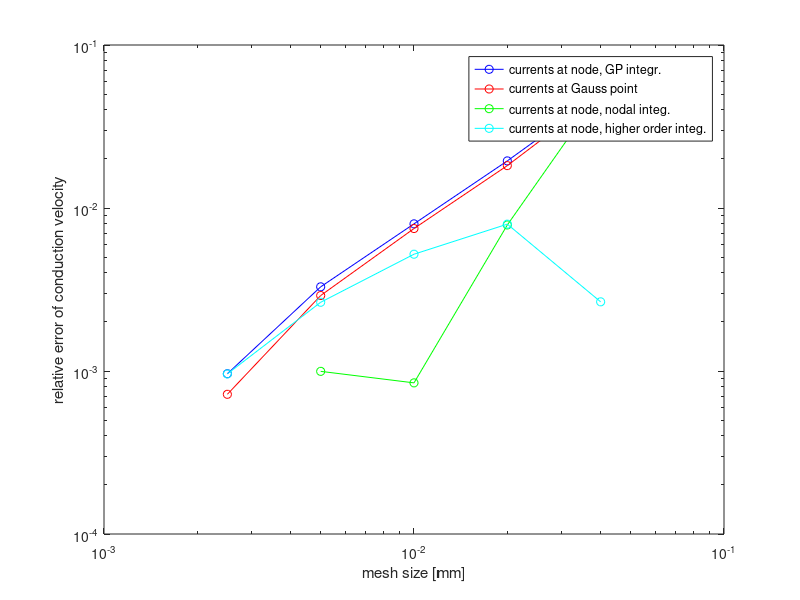
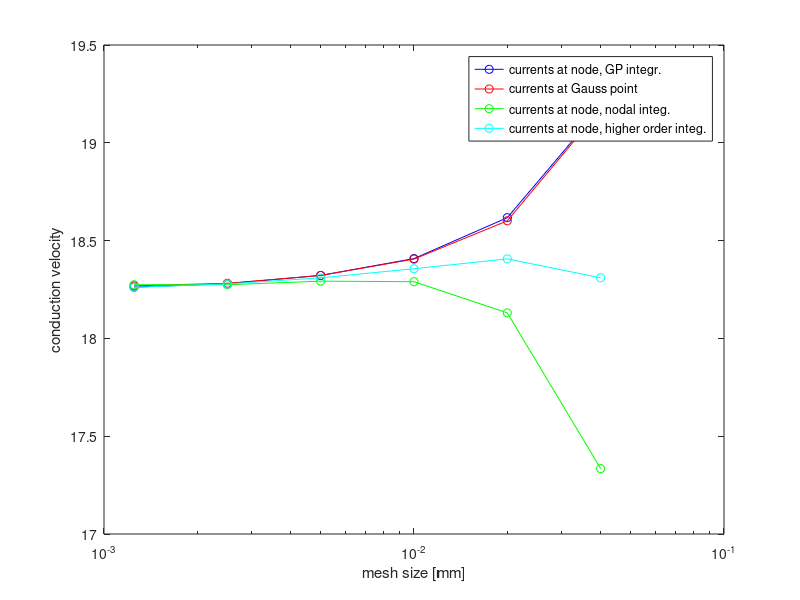

The MATLAB script that drew these images, in order:
%elements_in_x-dir    activation_time
%
%
%25		         130.4
%50		         134.4
%100		     135.83
%200		     136.45
%400		     136.7478
%800		     136.8462

mesh_size =1./[25 50 100 200 400 800];

%-----------ionic cur at node, GP integration -----------%
node_gp_conduction_vel= 2.5 ./ ...
    ([130.3415 134.2835 135.8100 136.4477 136.7642 136.8958] ./1000);

node_gp_exact_vel = 2.5 ./ (136.8958./1000);
node_gp_error= abs(node_gp_conduction_vel-node_gp_exact_vel)/node_gp_exact_vel;

%-----------classic gauss point-----------%
gp_conduction_vel= 2.5 ./ ([130.4 134.4 135.83 136.45 136.7478 136.8462] ./1000);

gp_exact_vel = 2.5 ./ (136.8462./1000);
gp_error= abs(gp_conduction_vel-gp_exact_vel)/gp_exact_vel;

%-----------ionic cur at node, nodal integr => lumped mass-----------%
lumped_conduction_vel= 2.5 ./ ([144.2235 137.8885 136.6876 136.6672 136.8032 136.8032] ./1000);

lumped_exact_vel = 2.5 ./ (136.8032./1000);
lumped_error= abs(lumped_conduction_vel-lumped_exact_vel)/lumped_exact_vel;

%-----------higher order integr, (GP+NP)/2-----------%
higher_conduction_vel= 2.5 ./ ([136.5393 135.8209 136.1931 136.5416 136.7708 136.9021] ./1000);

higher_exact_vel = 2.5 ./ (136.9021./1000);
higher_error= abs(higher_conduction_vel-higher_exact_vel)/higher_exact_vel;
%===========PLOT===========%
figure(1)
loglog(mesh_size, node_gp_error,'b-o',...
       mesh_size, gp_error, 'r-o',    ...
       mesh_size, lumped_error, 'g-o', ...
       mesh_size, higher_error, 'c-o');
xlabel('mesh size [mm]')
ylabel('relative error of conduction velocity')
legend('currents at node, GP integr.',...
       'currents at Gauss point' ,...
       'currents at node, nodal integ.', ...
       'currents at node, higher order integ.')

figure(2)
semilogx( mesh_size, node_gp_conduction_vel, 'b-o' , ...
          mesh_size, gp_conduction_vel, 'r-o' ,      ...
          mesh_size, lumped_conduction_vel, 'g-o', ...
          mesh_size, higher_conduction_vel, 'c-o');
xlabel('mesh size [mm]')
ylabel('conduction velocity')
legend('currents at node, GP integr.',...
       'currents at Gauss point' ,...
       'currents at node, nodal integ.', ...
       'currents at node, higher order integ.')